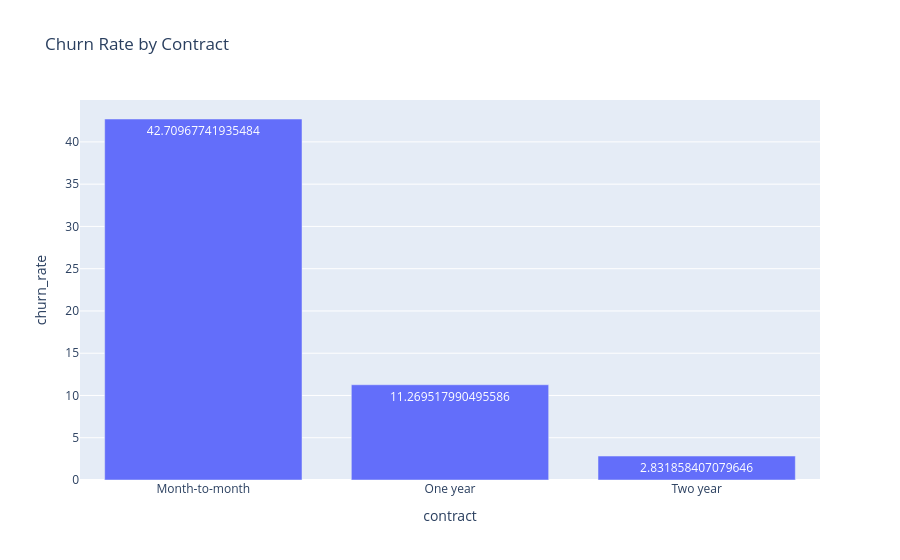

This figure's notebook cell:
### Markdown cell above
<h3 style = "text-align:left; text-decoration:underline;">
Plotly Interactive Charts
</h3>

### Code cell
fig = px.bar(
    contract_plot,
    x="contract",
    y="churn_rate",
    text="churn_rate",
    title="Churn Rate by Contract"
)
fig.show()

### Figure 1 — Plotly figure (JSON) as saved in the notebook; plotly's stock layout.template omitted (floating-point values rounded to 4 significant figures)
{"data": [{"hovertemplate": "contract=%{x}<br>churn_rate=%{text}<extra></extra>", "legendgroup": "", "marker": {"color": "#636efa", "pattern": {"shape": ""}}, "name": "", "orientation": "v", "showlegend": false, "text": [42.71, 11.27, 2.832], "textposition": "auto", "type": "bar", "x": ["Month-to-month", "One year", "Two year"], "xaxis": "x", "y": [42.71, 11.27, 2.832], "yaxis": "y"}], "layout": {"barmode": "relative", "legend": {"tracegroupgap": 0}, "title": {"text": "Churn Rate by Contract"}, "xaxis": {"anchor": "y", "domain": [0, 1], "title": {"text": "contract"}}, "yaxis": {"anchor": "x", "domain": [0, 1], "title": {"text": "churn_rate"}}}}
